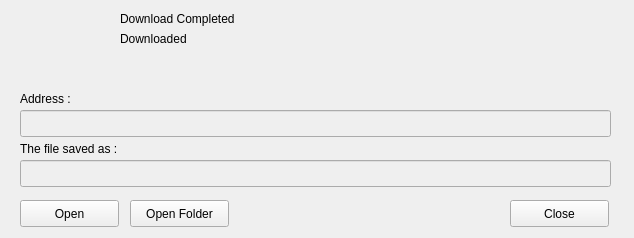
<?xml version="1.0" encoding="UTF-8"?>
<ui version="4.0">
 <class>download_complete</class>
 <widget class="QWidget" name="download_complete">
  <property name="geometry">
   <rect>
    <x>0</x>
    <y>0</y>
    <width>634</width>
    <height>238</height>
   </rect>
  </property>
  <property name="windowTitle">
   <string>Download Completed</string>
  </property>
  <property name="windowIcon">
   <iconset resource="resources.qrc">
    <normaloff>:/icon/icon/logo.png</normaloff>:/icon/icon/logo.png</iconset>
  </property>
  <widget class="QLabel" name="label">
   <property name="geometry">
    <rect>
     <x>20</x>
     <y>7</y>
     <width>81</width>
     <height>81</height>
    </rect>
   </property>
   <property name="styleSheet">
    <string notr="true"/>
   </property>
   <property name="text">
    <string>&lt;html&gt;&lt;head/&gt;&lt;body&gt;&lt;p&gt;&lt;img src=&quot;:/icon/icon/folder.png&quot; width=&quot;81&quot; height=&quot;81&quot;/&gt;&lt;/p&gt;&lt;/body&gt;&lt;/html&gt;</string>
   </property>
   <property name="scaledContents">
    <bool>false</bool>
   </property>
  </widget>
  <widget class="QLabel" name="label_2">
   <property name="geometry">
    <rect>
     <x>120</x>
     <y>10</y>
     <width>151</width>
     <height>17</height>
    </rect>
   </property>
   <property name="text">
    <string>Download Completed</string>
   </property>
  </widget>
  <widget class="QLabel" name="lbl_size_of_downlaod">
   <property name="geometry">
    <rect>
     <x>120</x>
     <y>30</y>
     <width>501</width>
     <height>17</height>
    </rect>
   </property>
   <property name="text">
    <string>Downloaded </string>
   </property>
  </widget>
  <widget class="QLabel" name="label_3">
   <property name="geometry">
    <rect>
     <x>20</x>
     <y>90</y>
     <width>67</width>
     <height>17</height>
    </rect>
   </property>
   <property name="text">
    <string>Address :</string>
   </property>
  </widget>
  <widget class="QLineEdit" name="lbl_url">
   <property name="enabled">
    <bool>false</bool>
   </property>
   <property name="geometry">
    <rect>
     <x>20</x>
     <y>110</y>
     <width>591</width>
     <height>27</height>
    </rect>
   </property>
  </widget>
  <widget class="QLabel" name="label_4">
   <property name="geometry">
    <rect>
     <x>20</x>
     <y>140</y>
     <width>121</width>
     <height>17</height>
    </rect>
   </property>
   <property name="text">
    <string>The file saved as :</string>
   </property>
  </widget>
  <widget class="QLineEdit" name="lbl_saved_as">
   <property name="enabled">
    <bool>false</bool>
   </property>
   <property name="geometry">
    <rect>
     <x>20</x>
     <y>160</y>
     <width>591</width>
     <height>27</height>
    </rect>
   </property>
  </widget>
  <widget class="QPushButton" name="btn_open">
   <property name="geometry">
    <rect>
     <x>20</x>
     <y>200</y>
     <width>99</width>
     <height>27</height>
    </rect>
   </property>
   <property name="text">
    <string>Open</string>
   </property>
  </widget>
  <widget class="QPushButton" name="btn_close">
   <property name="geometry">
    <rect>
     <x>510</x>
     <y>200</y>
     <width>99</width>
     <height>27</height>
    </rect>
   </property>
   <property name="text">
    <string>Close</string>
   </property>
  </widget>
  <widget class="QPushButton" name="btn_open_folder">
   <property name="geometry">
    <rect>
     <x>130</x>
     <y>200</y>
     <width>99</width>
     <height>27</height>
    </rect>
   </property>
   <property name="text">
    <string>Open Folder</string>
   </property>
  </widget>
 </widget>
 <resources>
  <include location="resources.qrc"/>
 </resources>
 <connections/>
</ui>
